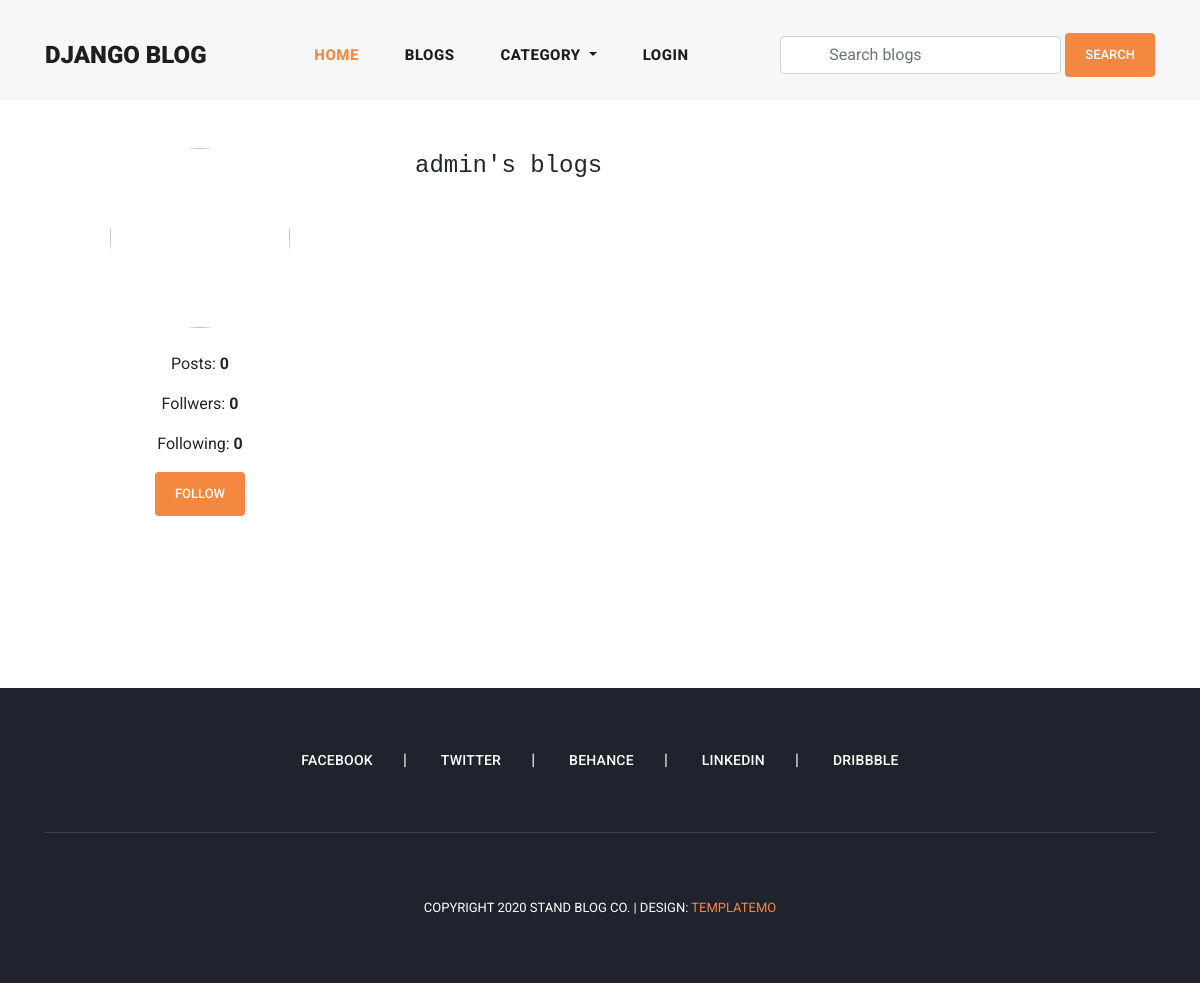
The page /view_user_information/admin/ on the database as committed earlier.
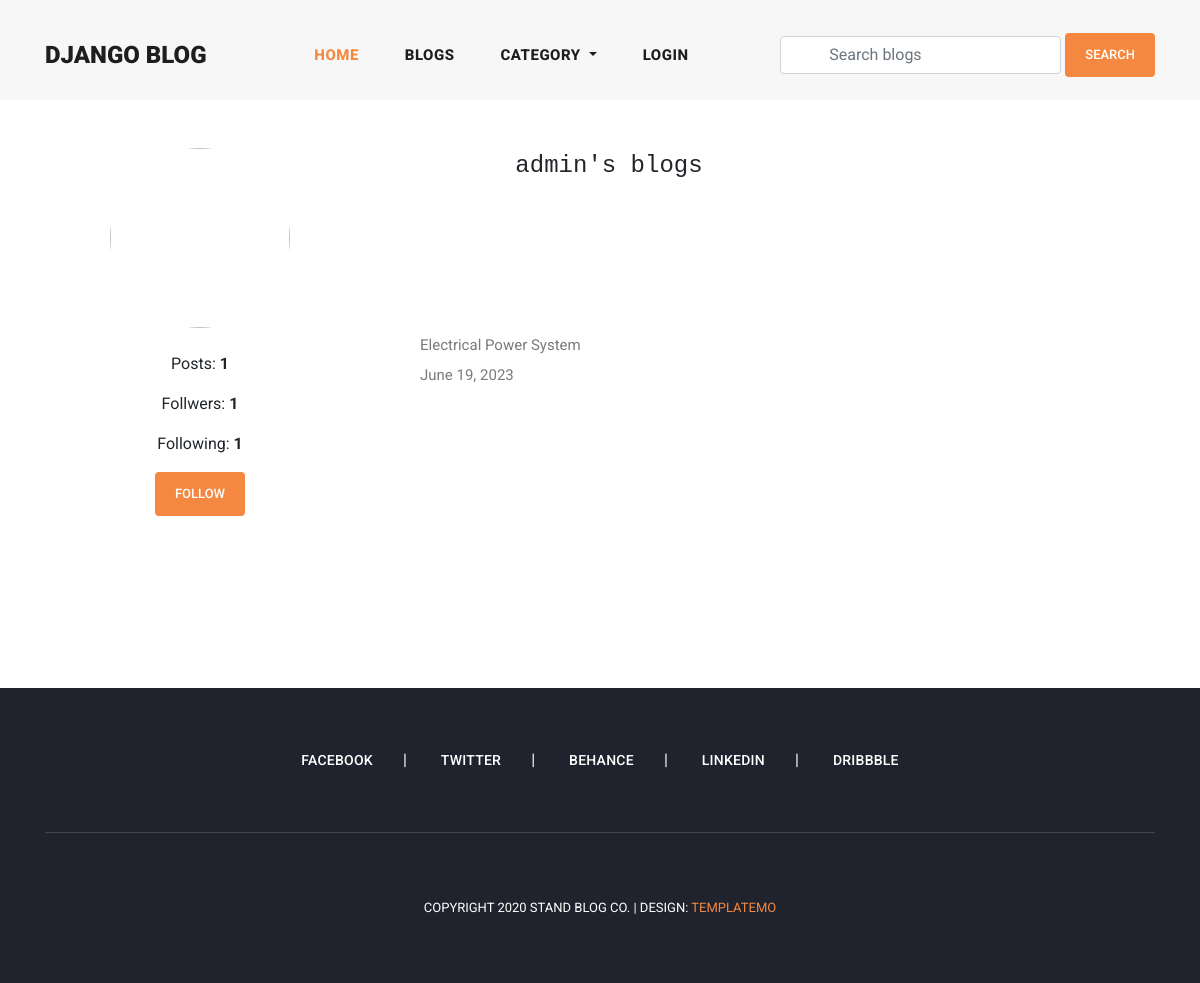
The same page on the database as committed later.
### user_profile/models.py (models this page shows, shortened)
class User(AbstractUser):
    email = models.EmailField(
        max_length=150,
        unique=True,
        error_messages={
            "unique": "The email must be unique"
        }
    )
    profile_image = models.ImageField(
        null=True,
        blank=True,
        upload_to="profile_images"
    )
    followers = models.ManyToManyField("Follow")
    REQUIRED_FIELDS = ["email"]
    objects = CustomUserManager()
    def get_profile_picture(self):
        url = ""
        try:
            url = self.profile_image.url
        except:
            url = ""
        return url

### blog/models.py (models this page shows, shortened)
class Blog(models.Model):
    user = models.ForeignKey(
        User,
        related_name='user_blogs',
        on_delete=models.CASCADE
    )
    category = models.ForeignKey(
        Category,
        related_name='category_blogs',
        on_delete=models.CASCADE
    )
    tags = models.ManyToManyField(
        Tag,
        related_name='tag_blogs',
        blank=True
    )
    likes = models.ManyToManyField(
        User,
        related_name='user_likes',
        blank=True
    )
    title = models.CharField(
        max_length=250
    )
    slug = models.SlugField(null=True, blank=True)
    banner = models.ImageField(upload_to='blog_banners')
    description = RichTextField()
    created_date = models.DateField(auto_now_add=True)

### user_profile/views.py (the view, shortened to what this page needs)
# urls.py: path('view_user_information/<str:username>/', view_user_information, name="view_user_information"),
def view_user_information(request, username):
    account = get_object_or_404(User, username=username)
    following = False
    muted = None
    if following:
        queryset = followers.first()
        if queryset.muted:
            muted = True
        else:
            muted = False
    context = {
        "account": account,
        "following": following,
        "muted": muted
    }
    return render(request, "user_information.html", context)

### blog/context_processors.py (called while the page is built)
def get_all_categories(request):
    categories = Category.objects.all()
    context = {
        "categories": categories
    }
    return context

### user_profile/context_processors.py (called while the page is built, shortened)
def user_notifications(request):
    context = {}
    return context

### templates/user_information.html (shortened to what this page needs)
{% extends 'base.html' %}
{% load static %}
{% block content %}
<section class="profile">
        <div class="container-fluid">
            <div class="row py-5">
                <div class="col-md-4">
                    <div class="text-center">
                        <img class="rounded rounded-circle profile-picture" src="{{account.get_profile_picture}}" alt="">
                        <ul class="text-center py-3">
                            <li class="py-2">
                                <span>Posts: <strong>{{account.user_blogs.count}}</strong></span>
                            </li>
                            <li class="py-2">
                                <span>Follwers: <strong>{{account.user_followers.count}}</strong></span>
                            </li>
                            <li class="py-2">
                                <span>Following: <strong>{{account.user_follows.count}}</strong></span>
                            </li>
                            <li class="py-2">
                                {% if following %}
                                <a class="btn btn-primary text-decoration-none" href="{% url 'follow_or_unfollow_user' account.id %}">Unfollow</a>
                                {% if muted %}
                                <a class="btn btn-primary text-decoration-none" href="{% url 'mute_or_unmute_user' account.id %}">Unmute</a>
                                {% else %}
                                <a class="btn btn-primary text-decoration-none" href="{% url 'mute_or_unmute_user' account.id %}">Mute</a>
                                {% endif %}
                                {% else %}
                                <a class="btn btn-primary text-decoration-none" href="{% url 'follow_or_unfollow_user' account.id %}">Follow</a>
                                {% endif %}
                            </li>
                        </ul>
                    </div>
                </div>
                <div class="row pt-1 mb-2">
                    <div class="col-md-12 mb-2">
                    <h4 class="text-monospace text-center">{{account.username}}'s blogs</h4>
                    </div>
                    <div class="col-md-12">
                        <ul class="list-group list-group-flush">
                            {% for blog in account.user_blogs.all %}
                            <li class="list-group-item py-3">
                                <a href="{% url 'blog_details' blog.slug %}">
                                    <p>{{blog.title}}</p>
                                    <p>{{blog.created_date}}</p>
                                </a>
                            </li>
                            {% endfor %}
                        </ul>
                    </div>
                </div>
            </div>
        </div>
</section>
{% endblock content %}

Rows that differ between the two databases and show on the page:
changed User "admin": user_blogs.count "0" → "1"; user_followers.count "0" → "1"; user_follows.count "0" → "1"
added Blog: title "Electrical Power System", created_date "June 19, 2023"
